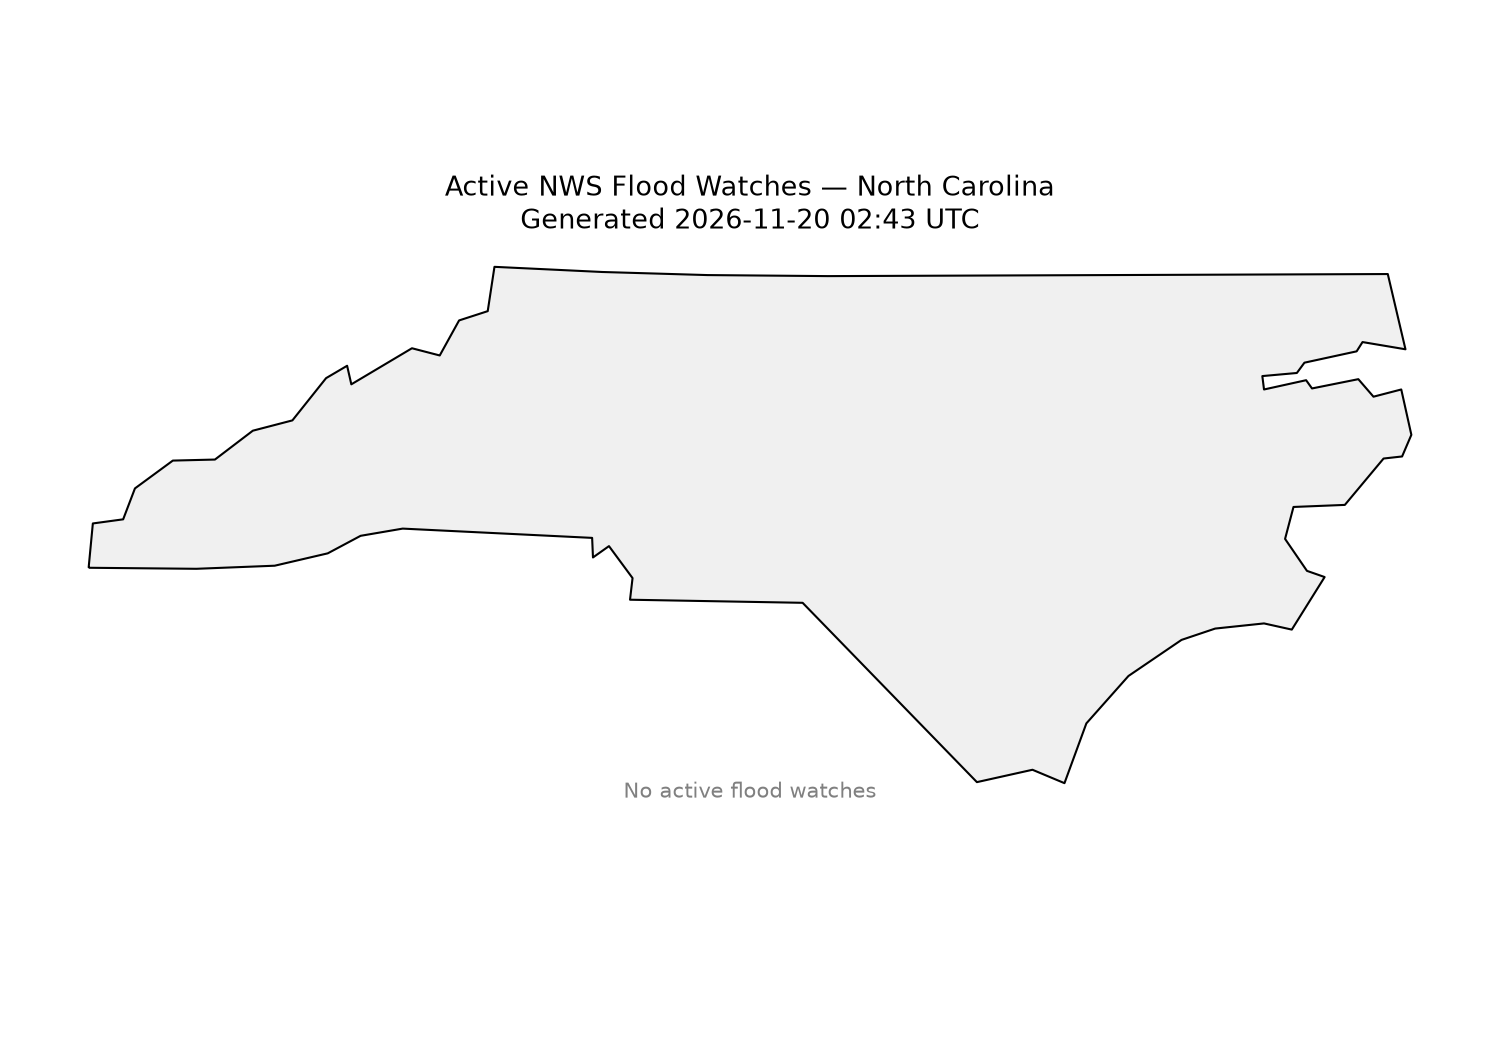

Reproduce this figure in Python.
#!/usr/bin/env python3
"""
nc_flood_watch_map.py

Fetches currently active NWS Flood Watch alerts for North Carolina and
renders a static PNG map showing which areas are affected.

Data source: api.weather.gov (NWS's public alerts API, no key required).
Designed to be run on a schedule (e.g., via cron) to keep the map current.

Usage:
    python3 nc_flood_watch_map.py

Requires: requests, geopandas, shapely, matplotlib
    pip install requests geopandas shapely matplotlib
"""

from __future__ import annotations

import io
import logging
import sys
from datetime import datetime, timezone
from pathlib import Path

import geopandas as gpd
import matplotlib
matplotlib.use("Agg")  # safe for headless/cron runs
import matplotlib.pyplot as plt
import requests
from shapely.geometry import shape

# ---------- Configuration ----------
NWS_ALERTS_URL = "https://api.weather.gov/alerts/active"
STATE_BOUNDARY_URL = (
    "https://raw.githubusercontent.com/PublicaMundi/MappingAPI/"
    "master/data/geojson/us-states.json"
)
STATE_ABBR = "NC"
STATE_NAME = "North Carolina"
EVENT_TYPE = "Flood Watch"
OUTPUT_PATH = Path(__file__).with_name("nc_flood_watch_map.png")

# NWS asks that requests include a descriptive User-Agent with contact info.
# Please replace the email below with your own.
USER_AGENT = "nc-flood-watch-map (contact: your_email@example.com)"
REQUEST_TIMEOUT = 30

logging.basicConfig(level=logging.INFO, format="%(asctime)s %(levelname)s %(message)s")
log = logging.getLogger(__name__)


def fetch_active_alerts(state_abbr: str, event_type: str) -> list[dict]:
    """Query api.weather.gov for currently active alerts of a given type in a state."""
    params = {"area": state_abbr, "event": event_type}
    headers = {"User-Agent": USER_AGENT, "Accept": "application/geo+json"}
    resp = requests.get(NWS_ALERTS_URL, params=params, headers=headers, timeout=REQUEST_TIMEOUT)
    resp.raise_for_status()
    return resp.json().get("features", [])


def fetch_zone_geometry(zone_url: str) -> dict | None:
    """
    Many Flood Watch alerts don't carry an explicit polygon and instead
    reference UGC zones (e.g. https://api.weather.gov/zones/county/NCC183).
    Fetch that zone's geometry as a fallback.
    """
    headers = {"User-Agent": USER_AGENT, "Accept": "application/geo+json"}
    try:
        resp = requests.get(zone_url, headers=headers, timeout=REQUEST_TIMEOUT)
        resp.raise_for_status()
        return resp.json().get("geometry")
    except requests.RequestException as exc:
        log.warning("Could not fetch zone geometry for %s: %s", zone_url, exc)
        return None


def alerts_to_geodataframe(alerts: list[dict]) -> gpd.GeoDataFrame:
    """Convert NWS alert features into a GeoDataFrame of polygons, resolving
    zone-only alerts by fetching their zone geometry."""
    columns = ["event", "headline", "effective", "expires", "area_desc", "geometry"]
    records = []

    for feature in alerts:
        props = feature.get("properties", {})
        geom = feature.get("geometry")

        geometries_to_use = []
        if geom:
            geometries_to_use.append(shape(geom))
        else:
            for zone_url in props.get("affectedZones", []):
                zgeom = fetch_zone_geometry(zone_url)
                if zgeom:
                    geometries_to_use.append(shape(zgeom))

        for g in geometries_to_use:
            records.append(
                {
                    "event": props.get("event"),
                    "headline": props.get("headline"),
                    "effective": props.get("effective"),
                    "expires": props.get("expires"),
                    "area_desc": props.get("areaDesc"),
                    "geometry": g,
                }
            )

    if not records:
        return gpd.GeoDataFrame(columns=columns, geometry="geometry", crs="EPSG:4326")

    return gpd.GeoDataFrame(records, columns=columns, geometry="geometry", crs="EPSG:4326")


def load_state_boundary(state_name: str) -> gpd.GeoDataFrame:
    """Fetch a US states GeoJSON and return just the requested state.
    Uses `requests` first (rather than letting geopandas open the URL
    directly) since some network setups mishandle direct remote reads."""
    headers = {"User-Agent": USER_AGENT}
    resp = requests.get(STATE_BOUNDARY_URL, headers=headers, timeout=REQUEST_TIMEOUT)
    resp.raise_for_status()
    states = gpd.read_file(io.BytesIO(resp.content))
    match = states[states["name"] == state_name]
    if match.empty:
        raise RuntimeError(f"Could not find {state_name!r} in state boundary file")
    return match


def make_map(state_boundary: gpd.GeoDataFrame, watches: gpd.GeoDataFrame, output_path: Path) -> None:
    fig, ax = plt.subplots(figsize=(10, 7))

    state_boundary.plot(ax=ax, color="#f0f0f0", zorder=0)
    state_boundary.boundary.plot(ax=ax, color="black", linewidth=1, zorder=1)

    if not watches.empty:
        watches.plot(ax=ax, color="#2b7bba", alpha=0.55, edgecolor="#08306b", linewidth=0.8, zorder=2)

    generated = datetime.now(timezone.utc).strftime("%Y-%m-%d %H:%M UTC")
    ax.set_title(f"Active NWS Flood Watches — North Carolina\nGenerated {generated}", fontsize=13)
    ax.set_axis_off()

    if watches.empty:
        caption = "No active flood watches"
    else:
        caption = f"{len(watches)} area(s)/zone(s) currently under a flood watch"
    ax.text(0.5, 0.02, caption, transform=ax.transAxes, ha="center", fontsize=10, color="gray")

    fig.tight_layout()
    fig.savefig(output_path, dpi=150)
    plt.close(fig)
    log.info("Map saved to %s", output_path.resolve())


def main() -> None:
    log.info("Fetching active %s alerts for %s...", EVENT_TYPE, STATE_ABBR)
    alerts = fetch_active_alerts(STATE_ABBR, EVENT_TYPE)
    log.info("Found %d matching alert(s)", len(alerts))

    watches_gdf = alerts_to_geodataframe(alerts)
    state_boundary = load_state_boundary(STATE_NAME)

    make_map(state_boundary, watches_gdf, OUTPUT_PATH)


if __name__ == "__main__":
    try:
        main()
    except Exception:
        log.exception("Failed to generate flood watch map")
        sys.exit(1)
